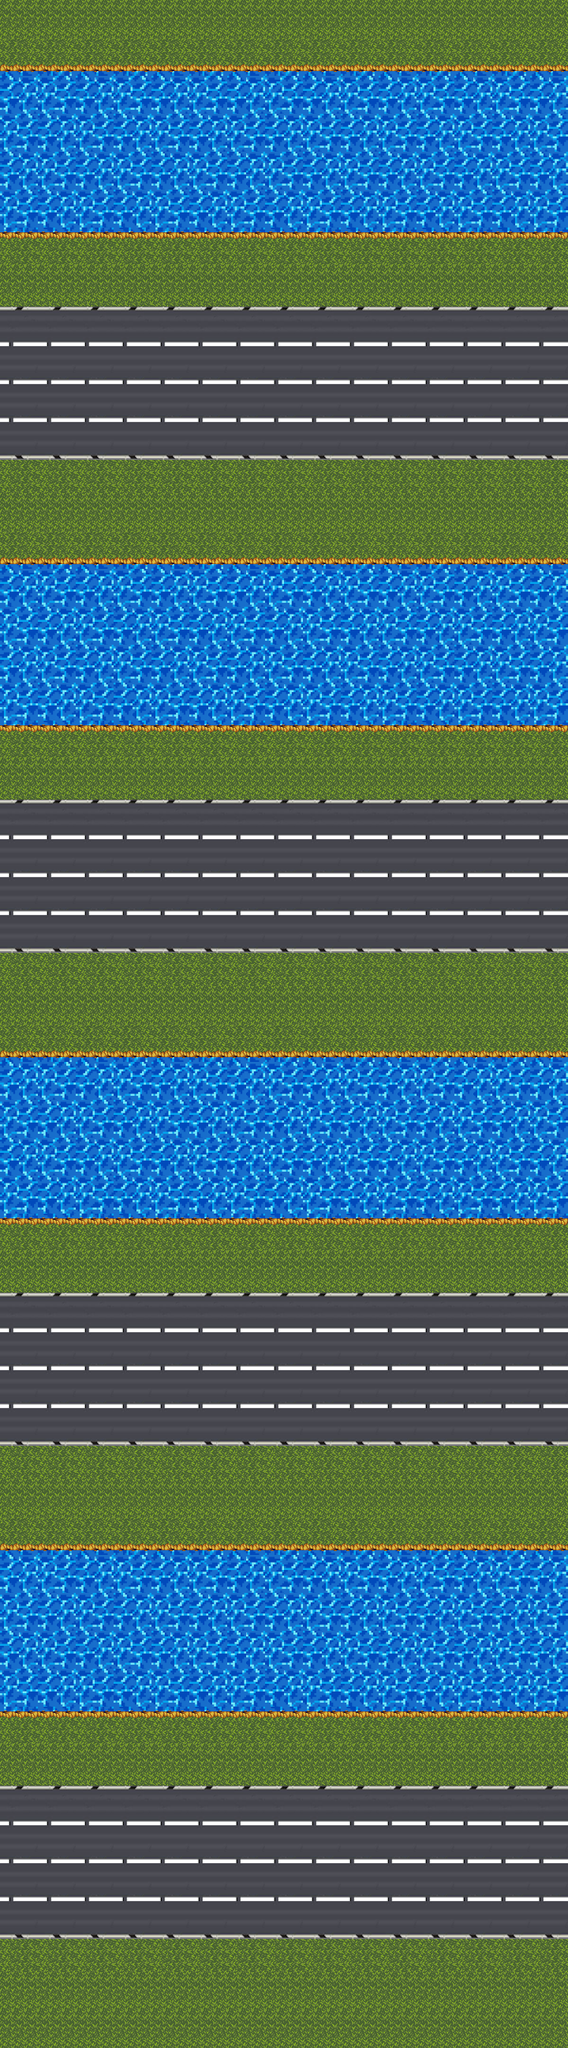

This game map was drawn from its Tiled (.tmx) file and the tilesets committed beside it. A one-line description and the full map source follow:
An orthogonal 15x54 tile map with 48x48 px tiles, 1 tile layer (Warstwa Kafelków 1).

<map version="1.4" tiledversion="1.4.2" orientation="orthogonal" renderorder="right-down" width="15" height="54" tilewidth="48" tileheight="48" infinite="0" nextlayerid="2" nextobjectid="1">
 <tileset firstgid="1" source="Terrain.tsx" />
 <layer id="1" name="Warstwa Kafelków 1" width="15" height="54">
  <data encoding="csv">
8,8,8,8,8,8,8,8,8,8,8,8,8,8,8,
12,9,12,9,12,9,12,9,12,9,12,9,12,9,12,
11,10,11,10,11,10,11,10,11,10,11,10,11,10,11,
10,11,10,11,10,11,10,11,10,11,10,11,10,11,10,
11,10,11,10,11,10,11,10,11,10,11,10,11,10,11,
10,11,10,11,10,11,10,11,10,11,10,11,10,11,10,
5,6,5,6,5,6,5,6,5,6,5,6,5,6,5,
8,8,8,8,8,8,8,8,8,8,8,8,8,8,8,
7,7,7,7,7,7,7,7,7,7,7,7,7,7,7,
3,3,3,3,3,3,3,3,3,3,3,3,3,3,3,
3,3,3,3,3,3,3,3,3,3,3,3,3,3,3,
3,3,3,3,3,3,3,3,3,3,3,3,3,3,3,
4,4,4,4,4,4,4,4,4,4,4,4,4,4,4,
8,8,8,8,8,8,8,8,8,8,8,8,8,8,8,
12,9,12,9,12,9,12,9,12,9,12,9,12,9,12,
11,10,11,10,11,10,11,10,11,10,11,10,11,10,11,
10,11,10,11,10,11,10,11,10,11,10,11,10,11,10,
11,10,11,10,11,10,11,10,11,10,11,10,11,10,11,
10,11,10,11,10,11,10,11,10,11,10,11,10,11,10,
5,6,5,6,5,6,5,6,5,6,5,6,5,6,5,
8,8,8,8,8,8,8,8,8,8,8,8,8,8,8,
7,7,7,7,7,7,7,7,7,7,7,7,7,7,7,
3,3,3,3,3,3,3,3,3,3,3,3,3,3,3,
3,3,3,3,3,3,3,3,3,3,3,3,3,3,3,
3,3,3,3,3,3,3,3,3,3,3,3,3,3,3,
4,4,4,4,4,4,4,4,4,4,4,4,4,4,4,
8,8,8,8,8,8,8,8,8,8,8,8,8,8,8,
12,9,12,9,12,9,12,9,12,9,12,9,12,9,12,
11,10,11,10,11,10,11,10,11,10,11,10,11,10,11,
10,11,10,11,10,11,10,11,10,11,10,11,10,11,10,
11,10,11,10,11,10,11,10,11,10,11,10,11,10,11,
10,11,10,11,10,11,10,11,10,11,10,11,10,11,10,
5,6,5,6,5,6,5,6,5,6,5,6,5,6,5,
8,8,8,8,8,8,8,8,8,8,8,8,8,8,8,
7,7,7,7,7,7,7,7,7,7,7,7,7,7,7,
3,3,3,3,3,3,3,3,3,3,3,3,3,3,3,
3,3,3,3,3,3,3,3,3,3,3,3,3,3,3,
3,3,3,3,3,3,3,3,3,3,3,3,3,3,3,
4,4,4,4,4,4,4,4,4,4,4,4,4,4,4,
8,8,8,8,8,8,8,8,8,8,8,8,8,8,8,
12,9,12,9,12,9,12,9,12,9,12,9,12,9,12,
11,10,11,10,11,10,11,10,11,10,11,10,11,10,11,
10,11,10,11,10,11,10,11,10,11,10,11,10,11,10,
11,10,11,10,11,10,11,10,11,10,11,10,11,10,11,
10,11,10,11,10,11,10,11,10,11,10,11,10,11,10,
5,6,5,6,5,6,5,6,5,6,5,6,5,6,5,
8,8,8,8,8,8,8,8,8,8,8,8,8,8,8,
7,7,7,7,7,7,7,7,7,7,7,7,7,7,7,
3,3,3,3,3,3,3,3,3,3,3,3,3,3,3,
3,3,3,3,3,3,3,3,3,3,3,3,3,3,3,
3,3,3,3,3,3,3,3,3,3,3,3,3,3,3,
4,4,4,4,4,4,4,4,4,4,4,4,4,4,4,
8,8,8,8,8,8,8,8,8,8,8,8,8,8,8,
8,8,8,8,8,8,8,8,8,8,8,8,8,8,8
</data>
 </layer>
</map>